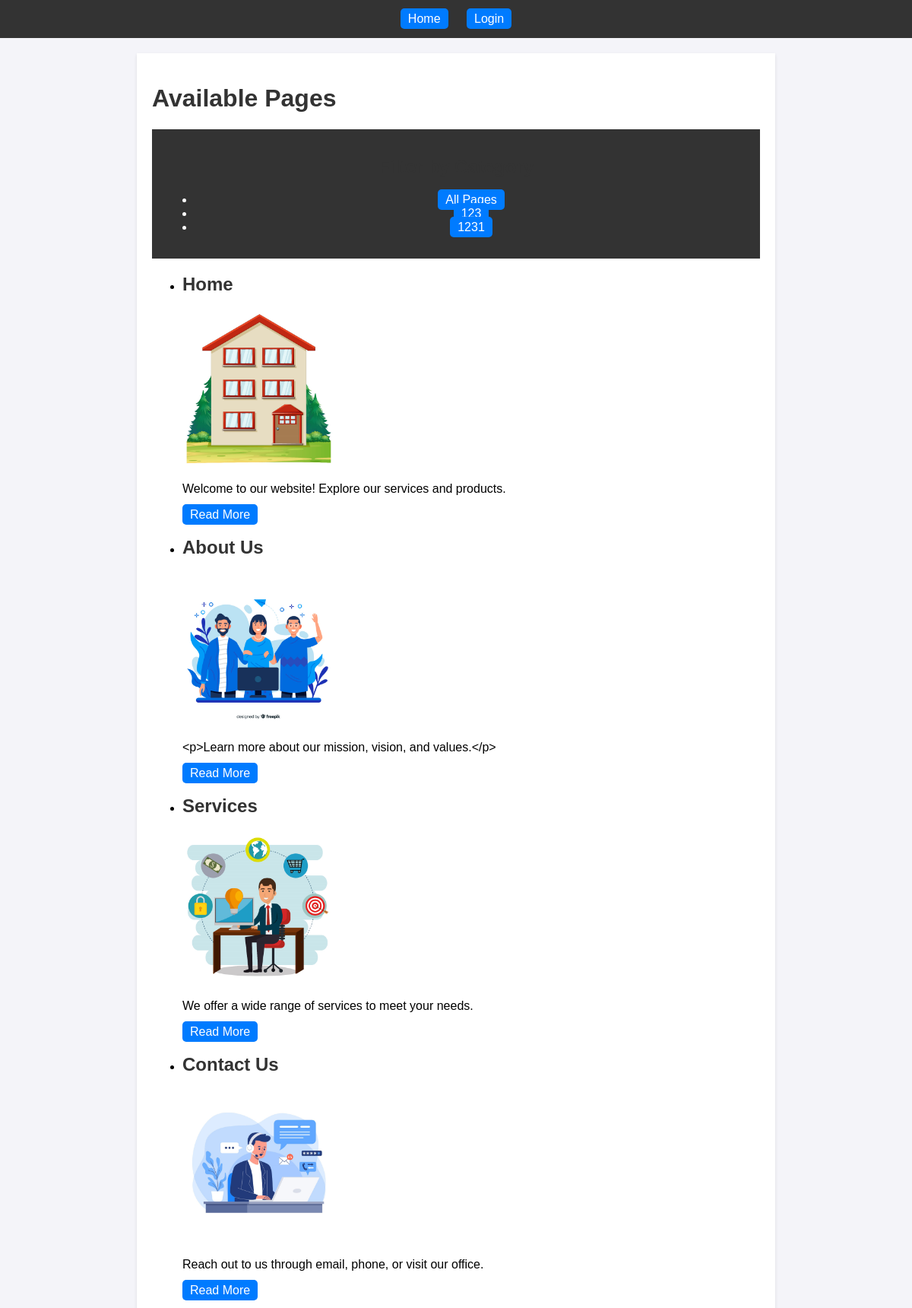
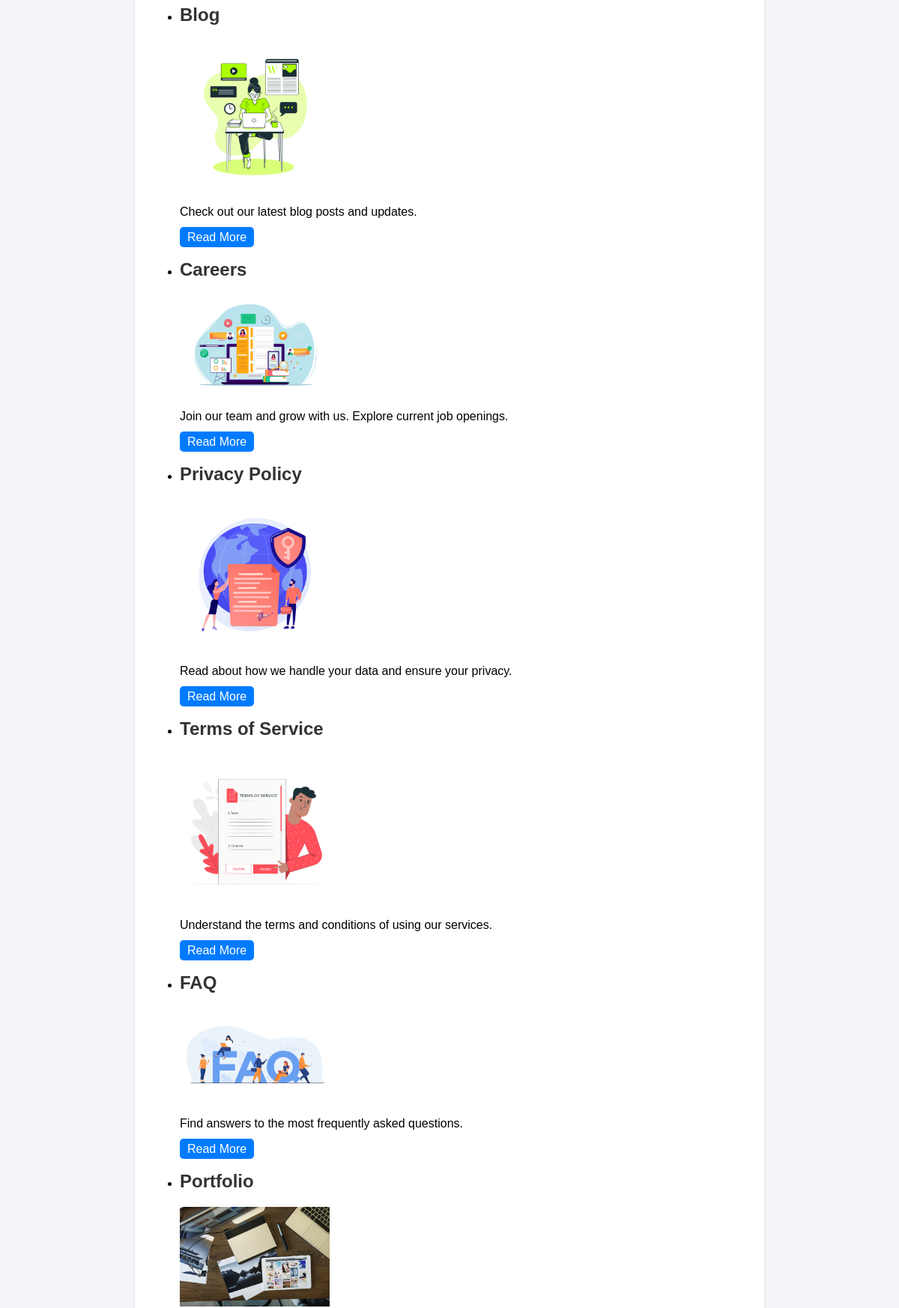
The page / (upper part) on the database its author committed (2 pictures, top to bottom).
### tables this page shows
CREATE TABLE `categories` (
  `CategoryID` int NOT NULL,
  `Name` varchar(255) NOT NULL
);

CREATE TABLE `pages` (
  `PageID` int UNSIGNED NOT NULL,
  `Title` varchar(255) NOT NULL,
  `Content` text,
  `ImageID` int UNSIGNED DEFAULT NULL,
  `CreatedAt` timestamp NOT NULL DEFAULT CURRENT_TIMESTAMP,
  `UpdatedAt` timestamp NOT NULL DEFAULT CURRENT_TIMESTAMP ON UPDATE CURRENT_TIMESTAMP
);

CREATE TABLE `images` (
  `ImageID` int UNSIGNED NOT NULL,
  `FileName` varchar(255) NOT NULL,
  `FilePath` varchar(255) NOT NULL,
  `CreatedAt` timestamp NOT NULL DEFAULT CURRENT_TIMESTAMP
);

### index.php (the view)
<?php
include 'config/db.php';
$stmt = $conn->query("SELECT * FROM Categories ORDER BY Name ASC");
$categories = $stmt->fetchAll();
$categoryID = isset($_GET['category_id']) ? intval($_GET['category_id']) : null;
if ($categoryID) {
    $stmt = $conn->prepare("
        SELECT Pages.*, Images.FilePath AS ImagePath
        FROM Pages
        LEFT JOIN Images ON Pages.ImageID = Images.ImageID
        INNER JOIN PageCategories ON Pages.PageID = PageCategories.PageID
        WHERE PageCategories.CategoryID = :category_id
    ");
    $stmt->execute(['category_id' => $categoryID]);
} else {
    $stmt = $conn->query("
        SELECT Pages.*, Images.FilePath AS ImagePath
        FROM Pages
        LEFT JOIN Images ON Pages.ImageID = Images.ImageID
    ");
}
$pages = $stmt->fetchAll();
?>
<?php include 'includes/header.php'; ?>
<h1>Available Pages</h1>
<nav>
    <h2>Filter by Category</h2>
    <ul>
        <li><a href="view_pages.php">All Pages</a></li>
        <?php foreach ($categories as $category): ?>
            <li>
                <a href="view_pages.php?category_id=<?php echo $category['CategoryID']; ?>">
                    <?php echo htmlspecialchars($category['Name']); ?>
                </a>
            </li>
        <?php endforeach; ?>
    </ul>
</nav>
<section>
    <?php if (count($pages) > 0): ?>
        <ul>
            <?php foreach ($pages as $page): ?>
                <li>
                    <h2><?php echo htmlspecialchars($page['Title']); ?></h2>
                    <?php if ($page['ImagePath']): ?>
                        <img src="<?php echo $page['ImagePath']; ?>" alt="Page Image" width="200">
                    <?php endif; ?>
                    <p><?php echo nl2br(htmlspecialchars($page['Content'])); ?></p>
                    <a href="view_page.php?page_id=<?php echo $page['PageID']; ?>">Read More</a>
                </li>
            <?php endforeach; ?>
        </ul>
    <?php else: ?>
        <p>No pages found for this category.</p>
    <?php endif; ?>
</section>
<?php include 'includes/footer.php'; ?>

### includes/header.php (shortened to what this page needs)
<?php
include 'config/db.php';
if (!function_exists('getBaseUrl')) {
    function getBaseUrl() {
        $baseUrl = 'http://localhost:8080/cms_project';
        return $baseUrl;
    }
    }
    $baseUrl = getBaseUrl();
$isLoggedIn = isset($_SESSION['UserID']);
$stmt = $conn->query("SELECT * FROM Categories ORDER BY Name ASC");
$categories = $stmt->fetchAll();
?>
<!DOCTYPE html>
<html lang="en">
<head>
    <link rel="stylesheet" href="<?php echo $baseUrl; ?>/assets/css/styles.css">
</head>
<body>
    <nav>
        <div>
            <a href="<?php echo $baseUrl; ?>/index.php">Home</a>
            <?php if ($isLoggedIn): ?>
                <div class="dropdown">
                    <a href="#">Categories</a>
                    <div class="dropdown-content">
                        <?php foreach ($categories as $category): ?>
                            <a href="<?php echo $baseUrl; ?>/view_pages.php?category_id=<?php echo $category['CategoryID']; ?>">
                                <?php echo htmlspecialchars($category['Name']); ?>
                            </a>
                        <?php endforeach; ?>
                    </div>
                </div>
                <a href="<?php echo $baseUrl; ?>/logout.php">Logout</a>
            <?php else: ?>
                <a href="<?php echo $baseUrl; ?>/login.php">Login</a>
            <?php endif; ?>
        </div>
    </nav>
    <div class="container">

### includes/footer.php (shortened to what this page needs)
</div>
</body>
</html>

### assets/css/styles.css (style rules this page uses)
body { font-family: Arial, sans-serif; margin: 0; padding: 0; background-color: #f4f4f9; }
nav { background: #333; color: #fff; padding: 1em; text-align: center; }
nav a { color: #fff; margin: 0 10px; text-decoration: none; }
.container { max-width: 800px; margin: 20px auto; background: #fff; padding: 20px; box-shadow: 0 2px 4px rgba(0, 0, 0, 0.1); }
h1, h2 { color: #333; }
button, a { background: #007BFF; color: white; padding: 5px 10px; border: none; border-radius: 5px; text-decoration: none; cursor: pointer; }

### rows shown on the page
categories: Name "123"
categories: Name "1231"
pages: Title "Home", ImageID.FilePath (picture), Content "Welcome to our website! Explore our services and products."
pages: Title "About Us", ImageID.FilePath (picture), Content "<p>Learn more about our mission, vision, and values.</p>"
pages: Title "Services", ImageID.FilePath (picture), Content "We offer a wide range of services to meet your needs."
pages: Title "Contact Us", ImageID.FilePath (picture), Content "Reach out to us through email, phone, or visit our office."
pages: Title "Blog", ImageID.FilePath (picture), Content "Check out our latest blog posts and updates."
pages: Title "Careers", ImageID.FilePath (picture), Content "Join our team and grow with us. Explore current job openings."
pages: Title "Privacy Policy", ImageID.FilePath (picture), Content "Read about how we handle your data and ensure your privacy."
pages: Title "Terms of Service", ImageID.FilePath (picture), Content "Understand the terms and conditions of using our services."
pages: Title "FAQ", ImageID.FilePath (picture), Content "Find answers to the most frequently asked questions."
pages: Title "Portfolio", ImageID.FilePath (picture)
